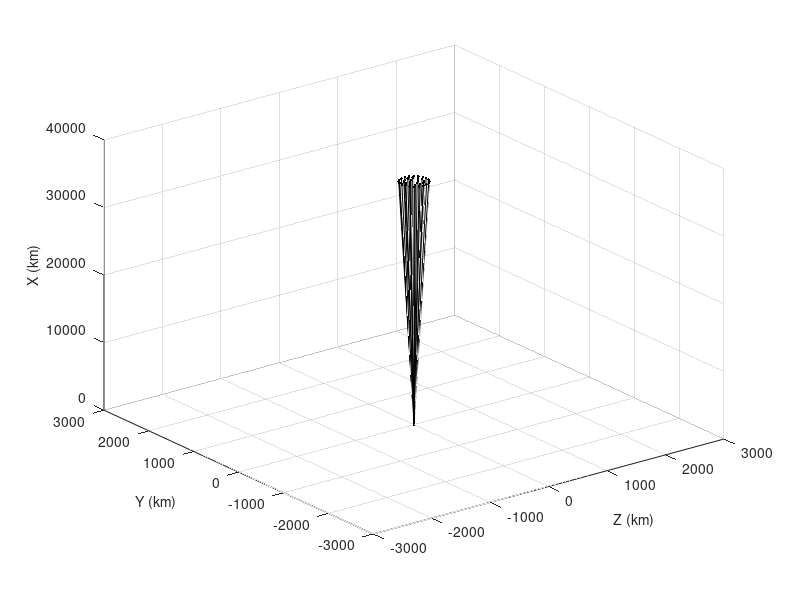
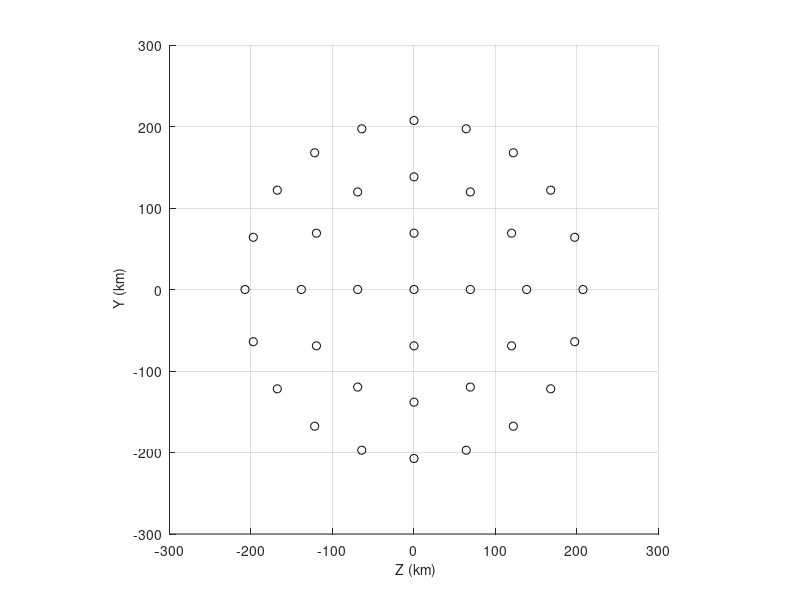

Write the MATLAB code that produced these figures, in order.
function [b1,b2,b3,b1w,b2w,b3w]=beamplot
% For generating beam samples with 2pi symm in theta, with beamwidth of phi
% N Number of original spacing in theta
Ntheta_0=4;  % Ntheta- first rings number of points
BWHM=0.33;
Nphi=3;	% Number of total phi rings 
dphi_degree=BWHM/Nphi;
phi_degree=cumsum(dphi_degree.*ones(Nphi,1))
n=phi_degree./dphi_degree % radius multiple from first ring
Ntheta=Ntheta_0.*(2*(n)-1); % number of samples for each ring

% center phi on z-axis (around pi/2)
%phip=phi_degree-phi_degree(2);
phi_degree_norm=90+phi_degree;
phi=phi_degree_norm*pi/180; % convert to radian

lasttheta1=2*pi-2*pi/Ntheta(1);
theta1=linspace(0,lasttheta1,Ntheta(1))
lasttheta2=2*pi-2*pi/Ntheta(2);
theta2=linspace(0,lasttheta2,Ntheta(2))
lasttheta3=2*pi-2*pi/Ntheta(3);
theta3=linspace(0,lasttheta3,Ntheta(3))
phi1=phi(1);
phi2=phi(2);
phi3=phi(3);

r=36000;
[R1,TH1,PHI1]=meshgrid(r,theta1,phi1);
[R2,TH2,PHI2]=meshgrid(r,theta2,phi2);
[R3,TH3,PHI3]=meshgrid(r,theta3,phi3);

[x1,y1,z1]=sph2cart(TH1,PHI1,R1);
[x2,y2,z2]=sph2cart(TH2,PHI2,R2);
[x3,y3,z3]=sph2cart(TH3,PHI3,R3);

x1=x1(:);
y1=y1(:);
z1=z1(:);

x2=x2(:);
y2=y2(:);
z2=z2(:);

x3=x3(:);
y3=y3(:);
z3=z3(:);

b1=[x1';y1';z1'];
b2=[x2';y2';z2'];
b3=[x3';y3';z3'];

% NOW DO BEAMWEIGHTING
deltabeam=dphi_degree/2	;	% since phi is sampled around by 2pi, the deltaphi (from axis is1/2)
delta(1)=deltabeam;
delta(2)=deltabeam*2;
delta(3)=deltabeam*3;
wt=exp(-2.76*(delta./BWHM).^2);
b1w=wt(1);
b2w=wt(2);
b3w=wt(3);

f=1





a1=zeros(size(x1));
h1=quiver3(a1,a1,a1,x1,y1,z1,0,'k.')
hold on
a2=zeros(size(x2));
h2=quiver3(a2,a2,a2,x2,y2,z2,0,'k.')
a3=zeros(size(x3));
h3=quiver3(a3,a3,a3,x3,y3,z3,0,'k.')


plot3(x1,y1,z1,'k.')
plot3(x2,y2,z2,'k.')
plot3(x3,y3,z3,'k.')
xlabel('\fontsize{14} Z (km)')
ylabel('\fontsize{14} Y (km)')
zlabel('\fontsize{14} X (km)')


figure
hold on
plot3(x1,y1,z1,'ko')
plot3(x2,y2,z2,'ko')
plot3(x3,y3,z3,'ko')
plot3(0,0,0,'ko')
xlabel('\fontsize{14} Z (km)')
ylabel('\fontsize{14} Y (km)')

axis square
grid on
%axis([-1 1 -1 1 0 1])
